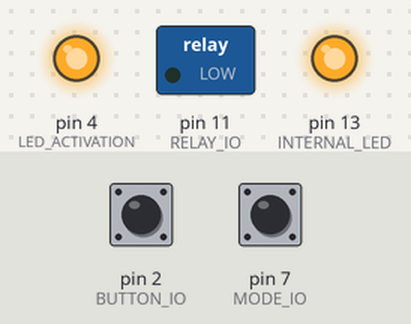
Recording of a sketch running on a simulated Arduino Nano, built with avr-gcc and run on an emulated ATmega328P. Shown: switched loads named in the sketch (green lamp = pin HIGH), output pins drawn as LEDs (lit = HIGH). The inputs (shaded band) are chosen by the test bench; at power-on: pin 2 (BUTTON_IO) HIGH, pin 7 (MODE_IO) HIGH.

Above: at 1.2 s.
1.3 s: pin 2 (BUTTON_IO) pulled LOW for 0.15 s
At 3.95 s:
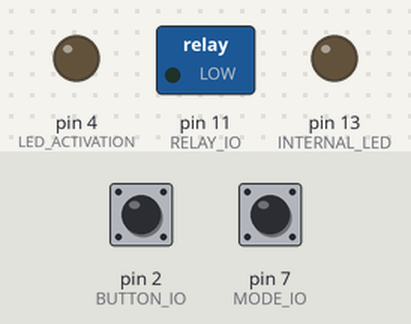
At 10.0 s:
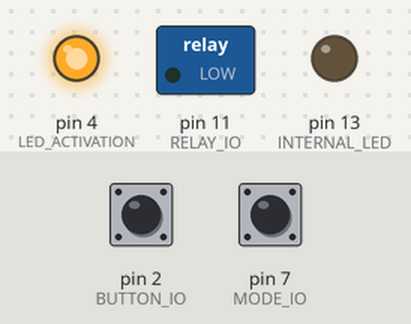
Timing chart, 0 to 10.3 s (numbered marks = the images above; inputs shaded):
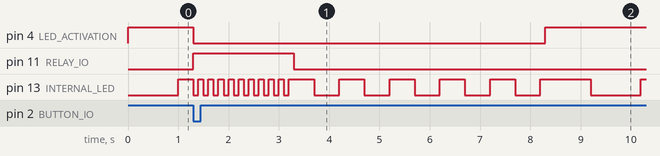

Measured:
- after the input at 1.3 s, pin 4 (LED_ACTIVATION): HIGH → LOW at once, → HIGH 7.0 s later; pin 11 (RELAY_IO): LOW → HIGH at once, → LOW 2.0 s later

The sketch:

jumping_ring_Amir_Sep_2025_3.ino
```cpp
/*
 * for testing jumping ring based on Nathan code see https://github.com/nathanse8505/Museum_of_Science/tree/main/ariel/jumping_ring_ariel
 */
#include "basic_routine.h"

void setup() {
  // Configure pin modes
  pinMode(BUTTON_IO, INPUT_PULLUP);  // Ignition button (active LOW)
  pinMode(MODE_IO, INPUT_PULLUP);  // Ignition button (active LOW)
  pinMode(LED_ACTIVATION, OUTPUT);   // Activation indicator LED
  pinMode(INTERNAL_LED, OUTPUT);   // Activation indicator LED
  digitalWrite(INTERNAL_LED, LOW) ;// swich led off !!
  pinMode(RELAY_IO, OUTPUT);    // relay control Contactor Coil
  digitalWrite(RELAY_IO, LOW) ;// swich SSR off !!

//  wdt_enable(WDTO_2S);
  state_timer = millis();
  led_blink_timer = millis();
  current_state = 0;// start with option to active
  digitalWrite(LED_ACTIVATION, HIGH) ;// led in switch on  !!
  watchdogSetup();
}

void loop() {
  wdt_reset();
  switch (current_state) {
      case WAIT_FOR_BUTTON_PRESSED_STATE:
        // check auto switch (active low)
        auto_sw_state = digitalRead(MODE_IO) ;// check auto switch
        if(auto_sw_state == LOW){// auto switch low (= auto mode) now check auto cycle timer
          if ((millis()-state_timer) >= AUTO_CYCLE_TIME){
              digitalWrite(RELAY_IO, HIGH) ;// swich SSR on !!
              current_state = SSR_ON_STATE;
              digitalWrite(LED_ACTIVATION, LOW) ;// led in switch off  !!
              state_timer = millis();
              }
          }
        // check user push button
        button_sw_state = digitalRead(BUTTON_IO) ;// check user switch
        if(button_sw_state == LOW){// auto switch low (= auto mode) now check auto cycle timer
          digitalWrite(RELAY_IO, HIGH) ;// swich SSR on !!
          current_state = SSR_ON_STATE;
          digitalWrite(LED_ACTIVATION, LOW) ;// led in switch off  !!
          state_timer = millis();
          }
        // blink led slow
        if ((millis()-led_blink_timer) >= LED_BLINK_SLOW){
          internal_led_state = !internal_led_state;
          digitalWrite(INTERNAL_LED, internal_led_state) ;// swich led on/off
          led_blink_timer = millis();
        }
      break;
//========
      case SSR_ON_STATE:
       // wait SST on time
        if ((millis()-state_timer) >= SSR_ON_TIME){
          digitalWrite(RELAY_IO, LOW) ;// swich SSR off !!
          current_state = SSR_MIN_OFF_STATE;
          state_timer = millis();
        }
        // blink led fast
        if ((millis()-led_blink_timer) >= LED_BLINK_FAST){
          internal_led_state = !internal_led_state;
          digitalWrite(INTERNAL_LED, internal_led_state) ;// swich led on/off
          led_blink_timer = millis();
        }
      break;
//========
      case SSR_MIN_OFF_STATE:
       // wait minimum charge time
        if ((millis()-state_timer) >= SSR_MIN_OFF_TIME){
          digitalWrite(LED_ACTIVATION, HIGH) ;// led in switch off  !!
          current_state = WAIT_FOR_BUTTON_PRESSED_STATE;
          state_timer = millis();
        }
        // blink internal led
        if ((millis()-led_blink_timer) >= LED_BLINK_MID){
          internal_led_state = !internal_led_state;
          digitalWrite(INTERNAL_LED, internal_led_state) ;// swich led on/off
          led_blink_timer = millis();
        }
       break;
//========
      default:
        // statements
        break;
      }
}
```

basic_routine.h
```cpp
#ifndef basic_routine
#define basic_routine

#include <Arduino.h>
#include <avr/wdt.h>

/*
*=================Arduino Nano pinout==================
 *                      _______
 *                 TXD-|       |-Vin
 *                 RXD-|       |-Gnd
 *                 RST-|       |-RST
 *                 GND-|       |-+5V
 *  ignition button D2-|       |-A7
 *                  D3-|       |-A6
 *   LED_ACTIVATION D4-|       |-A5
 *                  D5-|       |-A4
 *                  D6-|       |-A3
 * mode(auto/manale)D7-|       |-A2
 *                  D8-|       |-A1
 *                  D9-|       |-A0
 *                 D10-|       |-Ref
 *  RELAY/SSR IO   D11-|       |-3.3V
 *                 D12-|       |-D13
 *                      --USB--
 */
#define BAUDRATE (115200)
// system stats (for states_flag byte)
const int8_t WAIT_FOR_BUTTON_PRESSED_STATE = 0; // after SSR/contactor switch off for minimu time. time limit, LED ON
const int8_t SSR_ON_STATE  = 1;  // during SSR active time, limit to TIME_RELAY_ON
const int8_t SSR_MIN_OFF_STATE = 2; // after SSR active, to make sure minimum capasitor chrging. limit to TIME_RELAY_ON, LED off
////////button mode ///////
const bool MANUAL = false;//


// timing constants
const int32_t SSR_ON_TIME = 2000 ;// 2 sec SSR on
const int32_t SSR_MIN_OFF_TIME = 5000 ;// 5 sec SSR on
const int32_t AUTO_CYCLE_TIME = 30000 ;// 30 sec
// led blink constant
const int32_t LED_BLINK_SLOW = 1000 ;// 0.5Hz blinking led during
const int32_t LED_BLINK_MID = 500 ;// 1Hz blinking led during
const int32_t LED_BLINK_FAST = 100 ;// 5Hz blinking led during

////////////  I/O   ////////////
#define BUTTON_IO       2
#define LED_ACTIVATION  4
#define MODE_IO         7  // relay active contactor
#define RELAY_IO        11  // relay active contactor
#define INTERNAL_LED    13  //

// global vars
bool auto_sw_state = HIGH;// asumming not auto led off
bool button_sw_state = HIGH;// asumming not pressed
bool internal_led_state = LOW;// led off
int8_t current_state = 0;// see system stats

int32_t led_blink_timer = 0;
int32_t state_timer = 0;
int32_t time_start = 0;


void watchdogSetup(void)
{
cli(); // disable all interrupts
wdt_reset(); // reset the WDT timer
/*
WDTCSR configuration:
WDIE = 1: Interrupt Enable
WDE = 1 :Reset Enable
WDP3 = 0 :For 2000ms Time-out
WDP2 = 1 :For 2000ms Time-out
WDP1 = 1 :For 2000ms Time-out
WDP0 = 1 :For 2000ms Time-out
*/
// Enter Watchdog Configuration mode:
WDTCSR |= (1<<WDCE) | (1<<WDE);
// Set Watchdog settings:
//WDTCSR = (1<<WDIE) | (1<<WDE) | (0<<WDP3) | (1<<WDP2) | (1<<WDP1) | (1<<WDP0);//original bote interapt and reset
WDTCSR = (0<<WDIE) | (1<<WDE) | (0<<WDP3) | (1<<WDP2) | (1<<WDP1) | (1<<WDP0);// reset only
sei();
}


#endif
```
